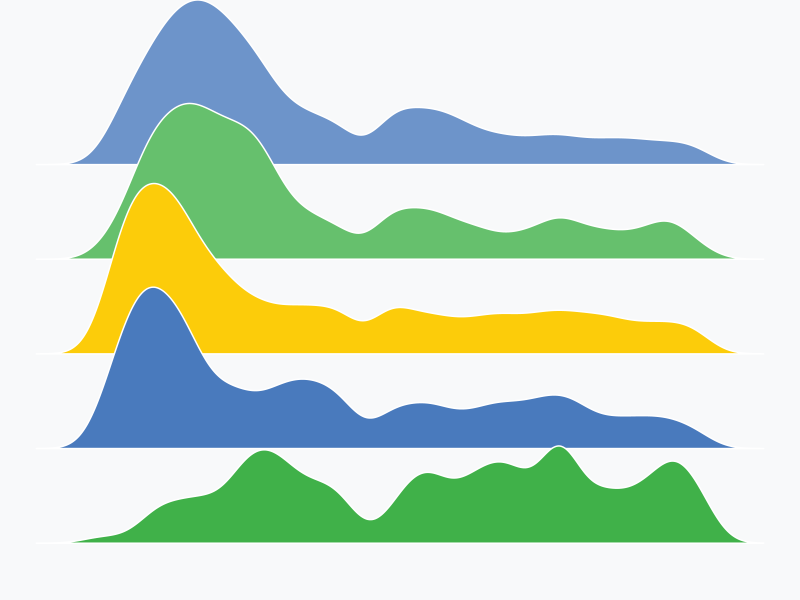

Write the R code that produced this figure.
## ---- chunk 1
knitr::opts_chunk$set(dpi = 1200) 
## ---- chunk 2
#| column: screen
#| 
library(ggplot2)
library(ggridges)

my_palette <- c("#40b149", "#497abd", "#fccc0a", "#66c06d", "#6d94ca")

diamonds |> 
  dplyr::filter(price < 3000) |> 
  ggplot(aes(x = price, y = cut, fill = cut)) +
  geom_density_ridges2(bandwidth = 80, 
                       color = "white") +
  theme_ridges() + 
  scale_fill_manual(values = my_palette) + 
  scale_color_manual(values = "white") + 
  theme_void() +
  theme(legend.position = "none", 
        panel.background = element_rect(fill = "#f8f9fa", 
                                        color = "#f8f9fa"), 
        plot.background = element_rect(fill = "#f8f9fa", 
                                       color = "#f8f9fa")
        ) 

